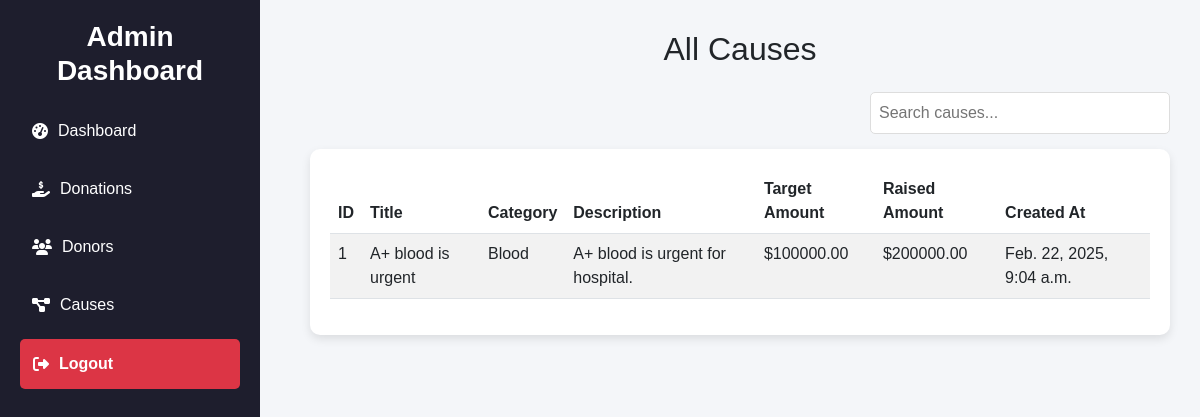
The app's page /causess/ with its own data.
### app/models.py (models this page shows, shortened)
class Cause(models.Model):
    category = models.ForeignKey(Category, on_delete=models.CASCADE, related_name="causes")
    title = models.CharField(max_length=255)
    description = models.TextField()
    target_amount = models.DecimalField(max_digits=10, decimal_places=2)
    raised_amount = models.DecimalField(max_digits=10, decimal_places=2, default=0.00)
    created_at = models.DateTimeField(auto_now_add=True)

class Category(models.Model):
    name = models.CharField(max_length=255, unique=True)
    description = models.TextField(blank=True)

### app/views.py (the view)
# urls.py: path('causess/', views.all_causes, name='all_causes'),
def all_causes(request):
    causes = Cause.objects.all()
    return render(request, 'admin/causes_list.html', {'causes': causes})

### templates/admin/causes_list.html (shortened to what this page needs)
<!DOCTYPE html>
<html lang="en">
<head>
    <link rel="stylesheet" href="https://cdnjs.cloudflare.com/ajax/libs/bootstrap/5.3.0/css/bootstrap.min.css">
</head>
<body>
    <div class="sidebar">
        <h3>Admin Dashboard</h3>
        <a href="../adminhome"><i class="fas fa-tachometer-alt"></i> Dashboard</a>
        <a href="{% url 'view_donations' %}"><i class="fas fa-hand-holding-usd"></i> Donations</a>
        <a href="../customers"><i class="fas fa-users"></i> Donors</a>
        <a href="{% url 'all_causes' %}"><i class="fas fa-project-diagram"></i> Causes</a>
        <a href="../logout" class="btn btn-logout"><i class="fas fa-sign-out-alt"></i> Logout</a>
    </div>
    <div class="content">
        <h2 class="mb-4 text-center">All Causes</h2>
        <div class="search-container">
            <input type="text" id="searchInput" class="search-input" placeholder="Search causes..." onkeyup="searchTable()">
        </div>
        <div class="table-container">
            <table class="table table-striped table-hover">
                <thead>
                    <tr>
                        <th>ID</th>
                        <th>Title</th>
                        <th>Category</th>
                        <th>Description</th>
                        <th>Target Amount</th>
                        <th>Raised Amount</th>
                        <th>Created At</th>
                    </tr>
                </thead>
                <tbody id="causeTable">
                    {% for cause in causes %}
                    <tr>
                        <td>{{ cause.id }}</td>
                        <td>{{ cause.title }}</td>
                        <td>{{ cause.category.name }}</td>
                        <td>{{ cause.description }}</td>
                        <td>${{ cause.target_amount }}</td>
                        <td>${{ cause.raised_amount }}</td>
                        <td>{{ cause.created_at }}</td>
                    </tr>
                    {% empty %}
                    <tr>
                        <td colspan="7" class="text-center">No causes found</td>
                    </tr>
                    {% endfor %}
                </tbody>
            </table>
        </div>
    </div>
</body>
</html>

### templates/admin/causes_list.html (style rules this page uses)
body { font-family: 'Poppins', sans-serif; background-color: #f4f6f9; }
.sidebar { width: 260px; height: 100vh; position: fixed; background: #1e1e2d; color: white; padding: 20px; transition: 0.3s; }
.sidebar h3 { text-align: center; margin-bottom: 20px; font-weight: bold; }
.sidebar a { color: white; text-decoration: none; display: flex; align-items: center; padding: 12px; margin: 10px 0; border-radius: 5px; transition: 0.3s; }
.sidebar a i { margin-right: 10px; }
.btn-logout { display: block; width: 100%; margin-top: 20px; background: #dc3545; color: white; font-weight: bold; }
.content { margin-left: 280px; padding: 30px; }
.table-container { background: white; border-radius: 10px; padding: 20px; box-shadow: 0 4px 10px rgba(0, 0, 0, 0.1); }
.table thead { background: #343a40; color: white; }
.search-container { display: flex; justify-content: flex-end; margin-bottom: 15px; }
.search-input { width: 300px; padding: 8px; border: 1px solid #ddd; border-radius: 5px; }

### records on screen
Cause: id "1", title "A+ blood is urgent", category.name "Blood", description "A+ blood is urgent for hospital.", target_amount "100000.00", raised_amount "200000.00", created_at "Feb. 22, 2025, 9:04 a.m."
